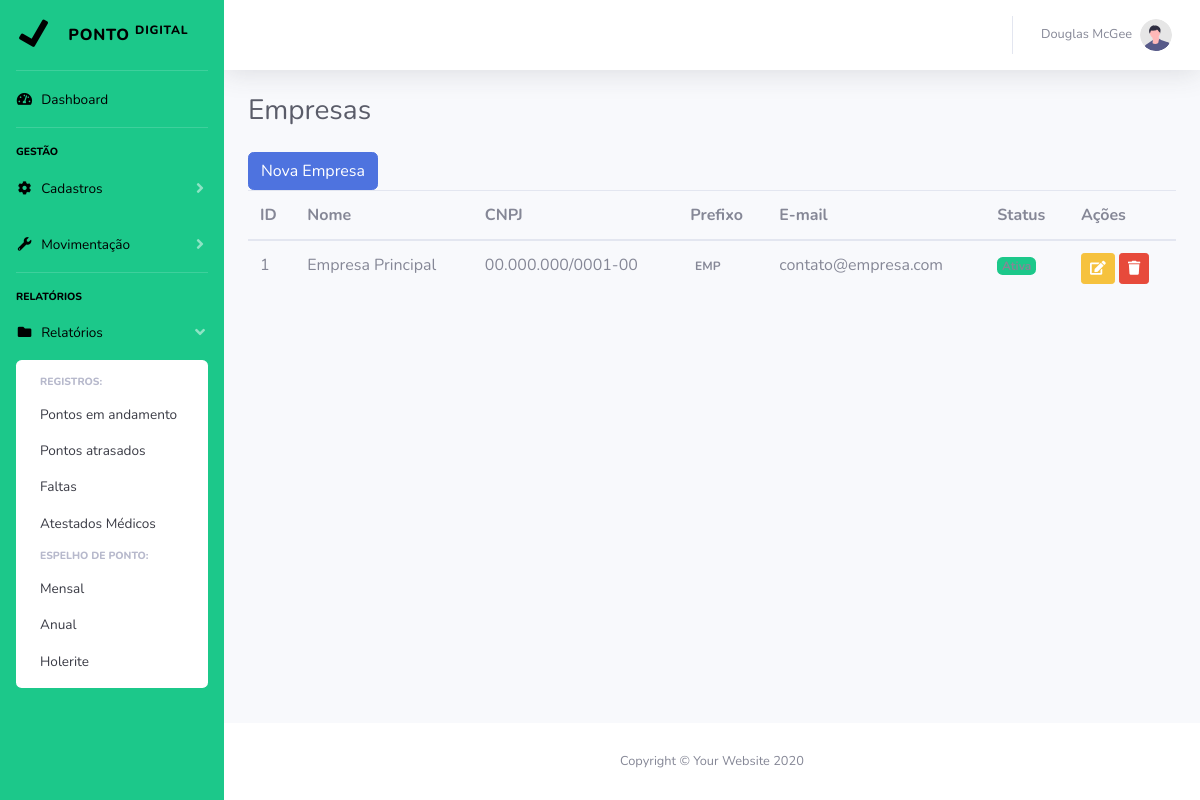
Before: /dashboard.php?menu=cadastros&submenu=empresas (signed in) with the older database file.
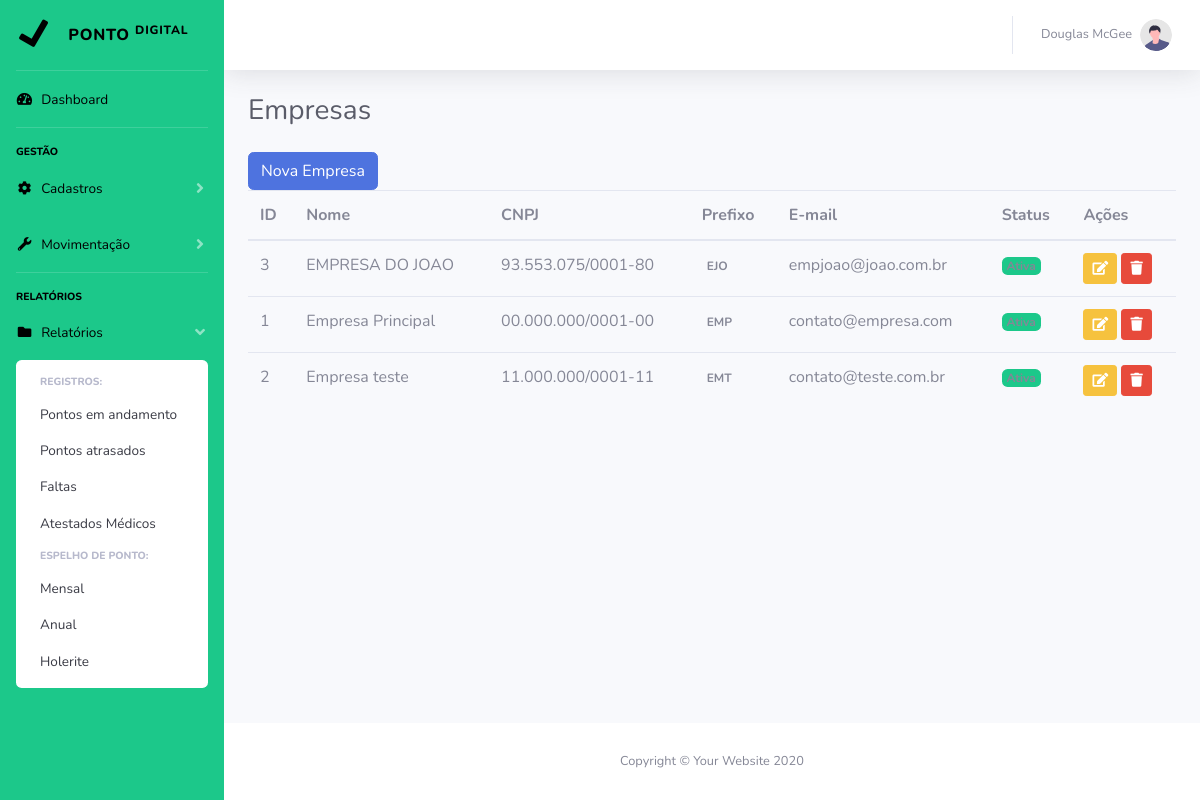
After: the same page with the newer database file.
### tables this page shows
CREATE TABLE `empresas` (
  `id` int(11) NOT NULL AUTO_INCREMENT,
  `nome` varchar(100) NOT NULL,
  `cnpj` varchar(18) NOT NULL,
  `prefixo` varchar(10) NOT NULL,
  `endereco` text DEFAULT NULL,
  `telefone` varchar(20) DEFAULT NULL,
  `email` varchar(100) DEFAULT NULL,
  `ativa` tinyint(1) DEFAULT 1,
  `created_at` timestamp NOT NULL DEFAULT current_timestamp(),
  `updated_at` timestamp NOT NULL DEFAULT current_timestamp() ON UPDATE current_timestamp(),
  PRIMARY KEY (`id`),
  UNIQUE KEY `cnpj` (`cnpj`),
  UNIQUE KEY `prefixo` (`prefixo`)
);

### includes/functions.php (called while the page is built, shortened)
<?php
spl_autoload_register(function ($class_name) {
    $file = __DIR__ . '/../classes/' . $class_name . '.php';
});
function slugify(string $texto): string {
    $texto = iconv('UTF-8', 'ASCII//TRANSLIT', $texto);
    $texto = preg_replace('/[^a-zA-Z0-9\s-]/', '', $texto);
    $texto = preg_replace('/[\s]+/', '-', $texto);
    $texto = strtolower($texto);
    $texto = preg_replace('/-+/', '-', $texto);
    return trim($texto, '-');
}

### classes/Database.php (called while the page is built, shortened)
<?php
class Database {
    private $connection;
    public function __construct() {
        try {
            $this->connection = new PDO(
                "mysql:host=" . DB_HOST . ";dbname=" . DB_NAME . ";charset=" . DB_CHARSET,
                DB_USER,
                DB_PASS,
                [
                    PDO::ATTR_ERRMODE => PDO::ERRMODE_EXCEPTION,
                    PDO::ATTR_DEFAULT_FETCH_MODE => PDO::FETCH_ASSOC,
                    PDO::ATTR_EMULATE_PREPARES => false
                ]
            );
        } catch (PDOException $e) {
            die("Erro na conexão: " . $e->getMessage());
        }
    }
    public function query($sql, $params = []) {
        $stmt = $this->connection->prepare($sql);
        $stmt->execute($params);
        return $stmt;
    }
    public function fetchAll($sql, $params = []) {
        $stmt = $this->query($sql, $params);
        return $stmt->fetchAll();
    }
}

### inc/empresas.php (the view, shortened to what this page needs)
<?php
$database = new Database();
try {
    $empresas = $database->fetchAll("SELECT * FROM empresas ORDER BY nome");
} catch (PDOException $e) {
    $errors[] = 'Erro ao carregar empresas: ' . $e->getMessage();
}
?>
<h1 class="h3 mb-4 text-gray-800">Empresas</h1>
<button type="button" class="btn btn-primary" data-toggle="modal" data-target="#addEmpresaModals">
    Nova Empresa
</button>
<div class="table-responsive">
    <table class="table table-hover" id="empresasTable">
        <thead>
            <tr>
                <th>ID</th>
                <th>Nome</th>
                <th>CNPJ</th>
                <th>Prefixo</th>
                <th>E-mail</th>
                <th>Status</th>
                <th>Ações</th>
            </tr>
        </thead>
        <tbody>
            <?php foreach ($empresas as $empresa): ?>
                <tr>
                    <td><?php echo $empresa['id']; ?></td>
                    <td><?php echo htmlspecialchars($empresa['nome']); ?></td>
                    <td><?php echo $empresa['cnpj']; ?></td>
                    <td><span class="badge bg-default"><?php echo $empresa['prefixo']; ?></span></td>
                    <td><?php echo htmlspecialchars($empresa['email']); ?></td>
                    <td>
                        <span class="badge <?php echo $empresa['ativa'] ? 'bg-success' : 'bg-danger'; ?>">
                            <?php echo $empresa['ativa'] ? 'Ativa' : 'Inativa'; ?>
                        </span>
                    </td>
                    <td>
                        <button type="button" id="btneditEmpresaModal" class="btn btn-sm btn-warning"
                            data-id=<?= $empresa['id'] ?> data-nome=<?= $empresa['nome'] ?>
                            data-cnpj=<?= $empresa['cnpj'] ?> data-prefixo=<?= $empresa['prefixo'] ?>
							data-telefone=<?= $empresa['telefone'] ?> data-ativa=<?=$empresa['ativa']?>
                            data-endereco=<?= $empresa['endereco'] ?> data-email=<?= $empresa['email'] ?>>
                            <i class="fas fa-edit"></i>
                        </button>
                        <button type="button" id="btndeleteEmpresaModals" class="btn btn-sm btn-danger"
                            data-id=<?= $empresa['id'] ?> data-nome=<?= $empresa['nome'] ?>
                            data-cnpj=<?= $empresa['cnpj'] ?> data-prefixo=<?= $empresa['prefixo'] ?>
                            data-endereco=<?= $empresa['endereco'] ?> data-email=<?= $empresa['email'] ?>>
                            <i class="fas fa-trash"></i>
                        </button>
                    </td>
                </tr>
            <?php endforeach; ?>
        </tbody>
    </table>
</div>

### dashboard.php (shortened to what this page needs)
<?php
require_once './config/database.php';
require_once './includes/functions.php';
$pagina = (isset($_GET['submenu']) ? $_GET['submenu'] : 'dashboard');
$menuprincipal = (isset($_GET['menu']) ? $_GET['menu'] : 'dashboard');
$include = $pagina;
if ($include !== 'dashboard') {
    $include = slugify($include) ;
}
?>
<!DOCTYPE html>
<html lang="pt-BR">
<head>
    <link href="assets/vendor/fontawesome-free/css/all.min.css" rel="stylesheet" type="text/css">
    <link href="assets/css/sb-admin-2.min.css" rel="stylesheet">
</head>
<body id="page-top">
    <div id="wrapper">
        <ul class="navbar-nav bg-success sidebar sidebar-dark accordion" id="accordionSidebar">
            <a class="sidebar-brand d-flex align-items-center justify-content-center" style="color: black;" href="?menu=dashboard">
                <div class="sidebar-brand-icon rotate-n-15">
                    <i class="fas fa-check"></i>
                </div>
                <div class="sidebar-brand-text mx-3">Ponto <sup>Digital</sup></div>
            </a>
            <hr class="sidebar-divider my-0">
            <li class="nav-item <?= $menuprincipal === 'dashboard' ? 'active' : '' ?>">
                <a class="nav-link" href="?menu=dashboard&submenu=dashboard" style="color: black;">
                    <i class="fas fa-fw fa-tachometer-alt" style="color: black;"></i>
                    <span>Dashboard</span></a>
            </li>
            <hr class="sidebar-divider">
            <div class="sidebar-heading" style="color: black;">
                Gestão
            </div>
            <li class="nav-item <?= $menuprincipal === 'cadastro' ? 'active' : '' ?>">
                <a class="nav-link collapsed"  style="color: black;" href="#" data-toggle="collapse" data-target="#collapseTwo"
                    aria-expanded="true" aria-controls="collapseTwo">
                    <i class="fas fa-fw fa-cog" style="color: black;"></i>
                    <span>Cadastros</span>
                </a>
            </li>
            <li class="nav-item <?= $menuprincipal === 'movimentacao' ? 'active' : '' ?>">
                <a class="nav-link collapsed" style="color: black;" href="#" data-toggle="collapse" data-target="#collapseUtilities"
                    aria-expanded="true" aria-controls="collapseUtilities">
                    <i class="fas fa-fw fa-wrench" style="color: black;"></i>
                    <span>Movimentação</span>
                </a>
            </li>
            <hr class="sidebar-divider">
            <div class="sidebar-heading" style="color: black;">
                Relatórios
            </div>
            <li class="nav-item <?= $menuprincipal === 'relatorios' ? 'active' : '' ?>">
                <a class="nav-link" style="color: black;" href="#" data-toggle="collapse" data-target="#collapsePages" aria-expanded="true"
                    aria-controls="collapsePages">
                    <i class="fas fa-fw fa-folder" style="color: black;"></i>
                    <span>Relatórios</span>
                </a>
                <div id="collapsePages" class="collapse show" aria-labelledby="headingPages"
                    data-parent="#accordionSidebar">
                    <div class="bg-white py-2 collapse-inner rounded">
                        <h6 class="collapse-header">Registros:</h6>
                        <a class="collapse-item<?= $include === '' ? 'active' : '' ?>" href="?menu=relatorios&submenu=">Pontos em andamento</a>
                        <a class="collapse-item<?= $include === '' ? 'active' : '' ?>" href="?menu=relatorios&submenu=">Pontos atrasados</a>
                        <a class="collapse-item<?= $include === '' ? 'active' : '' ?>" href="?menu=relatorios&submenu=">Faltas</a>
                        <a class="collapse-item<?= $include === '' ? 'active' : '' ?>" href="?menu=relatorios&submenu=">Atestados Médicos</a>
                        <h6 class="collapse-header">Espelho de ponto:</h6>
                        <a class="collapse-item<?= $include === '' ? 'active' : '' ?>" href="?menu=relatorios&submenu=">Mensal</a>
                        <a class="collapse-item<?= $include === '' ? 'active' : '' ?>" href="?menu=relatorios&submenu=">Anual</a>
                        <a class="collapse-item<?= $include === '' ? 'active' : '' ?>" href="?menu=relatorios&submenu=">Holerite</a>
                    </div>
                </div>
            </li>
        </ul>
        <div id="content-wrapper" class="d-flex flex-column">
            <div id="content">
                <nav class="navbar navbar-expand navbar-light bg-white topbar mb-4 static-top shadow">
                    <ul class="navbar-nav ml-auto">
                        <li class="nav-item dropdown no-arrow">
                            <a class="nav-link dropdown-toggle" href="#" id="userDropdown" role="button"
                                data-toggle="dropdown" aria-haspopup="true" aria-expanded="false">
                                <span class="mr-2 d-none d-lg-inline text-gray-600 small">Douglas McGee</span>
                                <img class="img-profile rounded-circle"
                                    src="img/undraw_profile.svg">
                            </a>
                        </li>
                    </ul>
                </nav>
                <div class="container-fluid">
                     <?php
                        include './inc/'.$include.'.php'
                     ?>
                </div>
            </div>
            <footer class="sticky-footer bg-white">
                <div class="container my-auto">
                    <div class="copyright text-center my-auto">
                        <span>Copyright &copy; Your Website 2020</span>
                    </div>
                </div>
            </footer>
        </div>
    </div>
</body>
</html>

Changed rows visible on the page:
added empresas: id "3", nome "EMPRESA DO JOAO", cnpj "93.553.075/0001-80", prefixo "EJO", email "empjoao@joao.com.br", ativa "Ativa"
added empresas: id "2", nome "Empresa teste", cnpj "11.000.000/0001-11", prefixo "EMT", email "contato@teste.com.br", ativa "Ativa"
